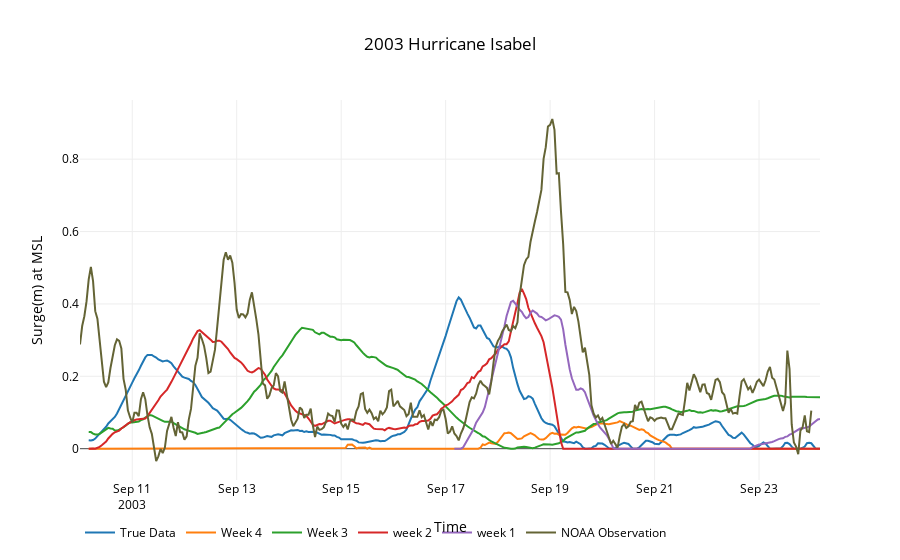

Write notebook code for a chart like this one.
### Markdown cell above
### Lewes, DE

### Code cell
starts,end,noaa = '20030827','20030926','8557380'
data = utils.plot_timeseries2(files,start,name,27921,starts,end,noaa)
title,x,y = '2003 Hurricane Isabel','Time','Surge(m) at MSL'
layout=utils.layout(title,x,y)
fig = go.Figure(data=data, layout=layout)
interactive = iplot(fig)
#po.plot(fig,filename=root_dir+'\\'+'ocean_city_surge.html')

### Figure 1 — Plotly figure (JSON) as saved in the notebook; plotly's stock layout.template omitted (floating-point values rounded to 4 significant figures; data arrays with more than 128 entries replaced by an {"elided": "..."} marker saying what was removed)
{"data": [{"line": {"color": "rgba(0, 0, 255)"}, "mode": "lines", "name": "True Data", "type": "scatter", "uid": "07118dca-e3e7-4ec2-a3c8-6a7645ea3df6", "x": {"elided": "337 str values"}, "y": {"elided": "337 float values"}}, {"line": {"color": "rgba(102, 255, 255)"}, "mode": "lines", "name": "Week 4", "type": "scatter", "uid": "6fc272d4-aa27-46d3-852e-d89e8220ffce", "x": {"elided": "337 str values"}, "y": {"elided": "337 float values"}}, {"line": {"color": "rgba(204, 0, 0)"}, "mode": "lines", "name": "Week 3", "type": "scatter", "uid": "8e048e1a-219e-44c5-ad1c-5cd405e1b25f", "x": {"elided": "337 str values"}, "y": {"elided": "337 float values"}}, {"line": {"color": "rgba(204, 0, 255)"}, "mode": "lines", "name": "week 2", "type": "scatter", "uid": "957941c9-12b7-4452-a2df-1d290249f96f", "x": {"elided": "337 str values"}, "y": {"elided": "337 float values"}}, {"line": {"color": "rgba(0, 102, 153)"}, "mode": "lines", "name": "week 1", "type": "scatter", "uid": "55bebd9a-ab2d-4719-ad57-356fc9d67682", "x": {"elided": "169 str values"}, "y": {"elided": "169 float values"}}, {"line": {"color": "rgb(100, 100, 53)"}, "mode": "lines", "name": "NOAA Observation", "type": "scatter", "uid": "b772177a-e9ad-482d-909b-9e8de6196a1a", "x": {"elided": "337 str values"}, "y": {"elided": "337 float values"}}], "layout": {"autosize": true, "font": {"color": "rgb(0, 0, 0)"}, "legend": {"orientation": "h"}, "paper_bgcolor": "rgb(255,255,255)", "plot_bgcolor": "rgb(255,255,255)", "title": "2003 Hurricane Isabel", "xaxis": {"autorange": true, "range": ["2003-09-10", "2003-09-24 04:00"], "title": "Time", "type": "date"}, "yaxis": {"autorange": true, "range": [-0.0865, 0.9635], "title": "Surge(m) at MSL", "type": "linear"}}}
